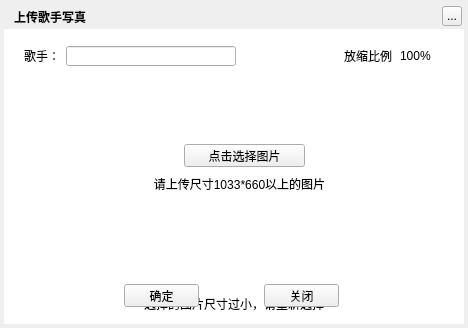
<?xml version="1.0" encoding="UTF-8"?>
<ui version="4.0">
 <class>MusicLrcArtPhotoUploadWidget</class>
 <widget class="QWidget" name="MusicLrcArtPhotoUploadWidget">
  <property name="geometry">
   <rect>
    <x>0</x>
    <y>0</y>
    <width>468</width>
    <height>328</height>
   </rect>
  </property>
  <property name="windowTitle">
   <string>上传歌手写真</string>
  </property>
  <widget class="QLabel" name="background">
   <property name="geometry">
    <rect>
     <x>4</x>
     <y>4</y>
     <width>460</width>
     <height>320</height>
    </rect>
   </property>
   <property name="text">
    <string/>
   </property>
  </widget>
  <widget class="QLabel" name="topTitleName">
   <property name="geometry">
    <rect>
     <x>14</x>
     <y>4</y>
     <width>91</width>
     <height>25</height>
    </rect>
   </property>
   <property name="styleSheet">
    <string notr="true">color:&quot;#FFFFFF&quot;;font-weight:bold</string>
   </property>
   <property name="text">
    <string>上传歌手写真</string>
   </property>
  </widget>
  <widget class="QToolButton" name="topTitleCloseButton">
   <property name="geometry">
    <rect>
     <x>442</x>
     <y>6</y>
     <width>20</width>
     <height>20</height>
    </rect>
   </property>
   <property name="text">
    <string>...</string>
   </property>
  </widget>
  <widget class="QLabel" name="artNameLabel">
   <property name="geometry">
    <rect>
     <x>24</x>
     <y>46</y>
     <width>42</width>
     <height>20</height>
    </rect>
   </property>
   <property name="text">
    <string>歌手：</string>
   </property>
  </widget>
  <widget class="QLineEdit" name="artSearchEdit">
   <property name="geometry">
    <rect>
     <x>66</x>
     <y>46</y>
     <width>170</width>
     <height>20</height>
    </rect>
   </property>
  </widget>
  <widget class="QLabel" name="stateLabel">
   <property name="geometry">
    <rect>
     <x>6</x>
     <y>289</y>
     <width>456</width>
     <height>30</height>
    </rect>
   </property>
   <property name="styleSheet">
    <string notr="true"/>
   </property>
   <property name="text">
    <string>选择的图片尺寸过小，请重新选择</string>
   </property>
   <property name="alignment">
    <set>Qt::AlignCenter</set>
   </property>
  </widget>
  <widget class="QPushButton" name="uploadButton">
   <property name="geometry">
    <rect>
     <x>124</x>
     <y>284</y>
     <width>75</width>
     <height>23</height>
    </rect>
   </property>
   <property name="text">
    <string>确定</string>
   </property>
  </widget>
  <widget class="QPushButton" name="closeButton">
   <property name="geometry">
    <rect>
     <x>264</x>
     <y>284</y>
     <width>75</width>
     <height>23</height>
    </rect>
   </property>
   <property name="text">
    <string>关闭</string>
   </property>
  </widget>
  <widget class="MusicPhotoModLabel" name="imageLabel" native="true">
   <property name="geometry">
    <rect>
     <x>44</x>
     <y>84</y>
     <width>385</width>
     <height>191</height>
    </rect>
   </property>
  </widget>
  <widget class="QPushButton" name="selectButton">
   <property name="geometry">
    <rect>
     <x>184</x>
     <y>144</y>
     <width>121</width>
     <height>23</height>
    </rect>
   </property>
   <property name="text">
    <string>点击选择图片</string>
   </property>
  </widget>
  <widget class="QLabel" name="introduceLabel">
   <property name="geometry">
    <rect>
     <x>144</x>
     <y>174</y>
     <width>191</width>
     <height>20</height>
    </rect>
   </property>
   <property name="text">
    <string>请上传尺寸1033*660以上的图片</string>
   </property>
   <property name="alignment">
    <set>Qt::AlignCenter</set>
   </property>
  </widget>
  <widget class="QWidget" name="backgroundMask" native="true">
   <property name="geometry">
    <rect>
     <x>4</x>
     <y>29</y>
     <width>460</width>
     <height>295</height>
    </rect>
   </property>
   <property name="styleSheet">
    <string notr="true">background:white;</string>
   </property>
  </widget>
  <widget class="QLabel" name="deltaLabel">
   <property name="geometry">
    <rect>
     <x>338</x>
     <y>46</y>
     <width>60</width>
     <height>20</height>
    </rect>
   </property>
   <property name="text">
    <string>放缩比例</string>
   </property>
   <property name="alignment">
    <set>Qt::AlignCenter</set>
   </property>
  </widget>
  <widget class="QLabel" name="deltaValueLabel">
   <property name="geometry">
    <rect>
     <x>400</x>
     <y>46</y>
     <width>35</width>
     <height>20</height>
    </rect>
   </property>
   <property name="text">
    <string>100%</string>
   </property>
   <property name="alignment">
    <set>Qt::AlignLeading|Qt::AlignLeft|Qt::AlignVCenter</set>
   </property>
  </widget>
  <zorder>background</zorder>
  <zorder>backgroundMask</zorder>
  <zorder>topTitleName</zorder>
  <zorder>topTitleCloseButton</zorder>
  <zorder>artNameLabel</zorder>
  <zorder>artSearchEdit</zorder>
  <zorder>stateLabel</zorder>
  <zorder>uploadButton</zorder>
  <zorder>closeButton</zorder>
  <zorder>imageLabel</zorder>
  <zorder>selectButton</zorder>
  <zorder>introduceLabel</zorder>
  <zorder>deltaLabel</zorder>
  <zorder>deltaValueLabel</zorder>
 </widget>
 <customwidgets>
  <customwidget>
   <class>MusicPhotoModLabel</class>
   <extends>QWidget</extends>
   <header>musicphotomodlabel.h</header>
   <container>1</container>
  </customwidget>
 </customwidgets>
 <resources/>
 <connections/>
</ui>
